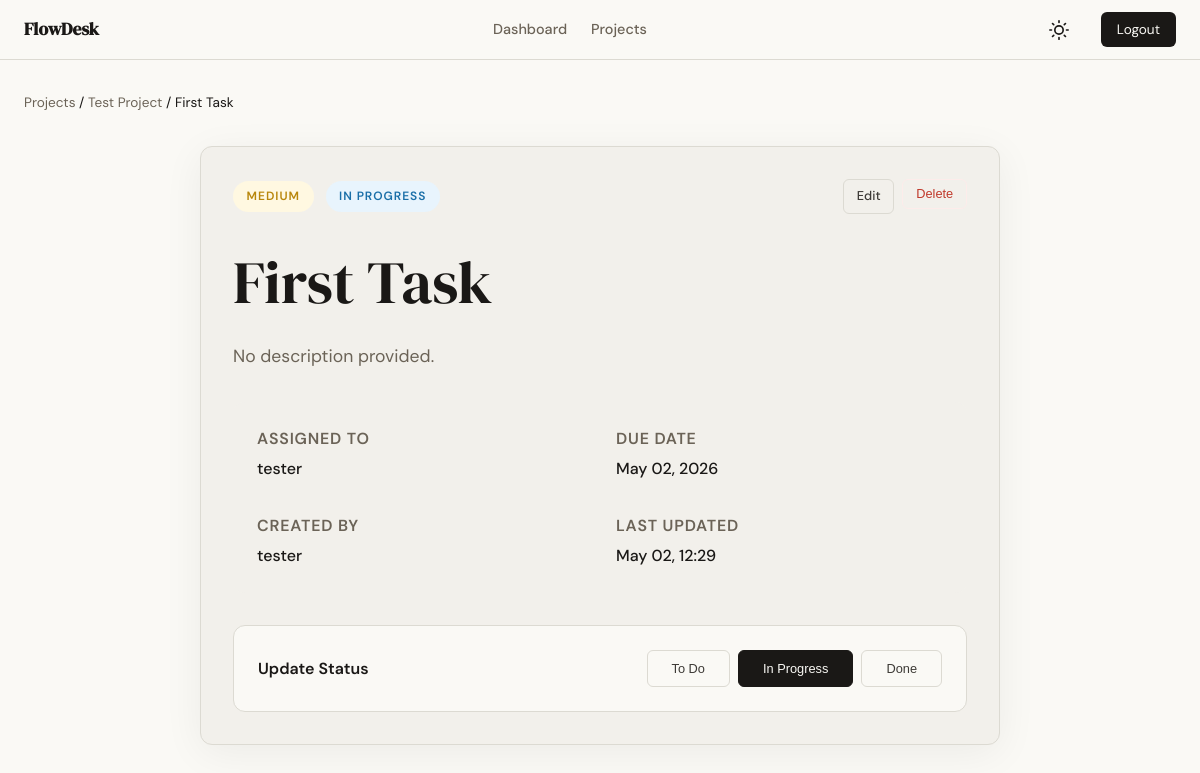
Page /tasks/1 (signed in) on the earlier database version.
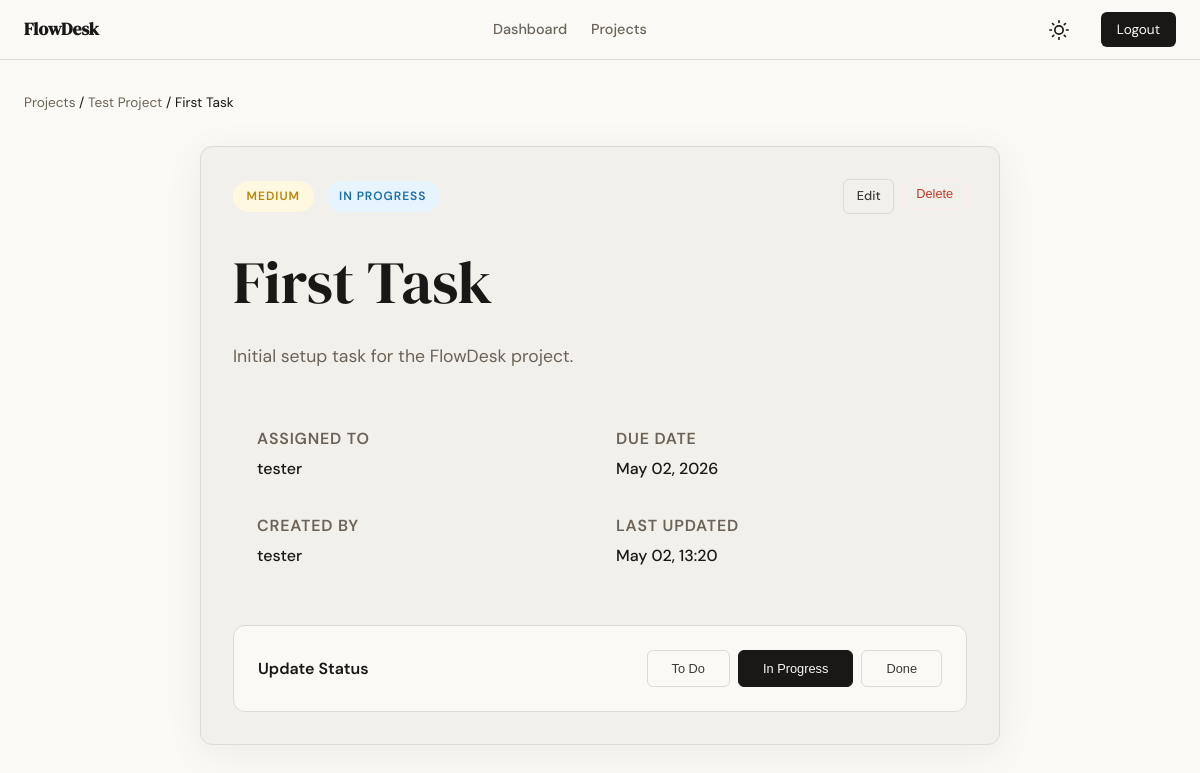
Same page on the later database version.
### app/models.py (models this page shows, shortened)
class Task(db.Model):
    id = db.Column(db.Integer, primary_key=True)
    title = db.Column(db.String(200), nullable=False)
    description = db.Column(db.Text)
    status = db.Column(db.Enum('todo', 'in_progress', 'done', name='task_status'), default='todo')
    priority = db.Column(db.Enum('low', 'medium', 'high', name='task_priority'), default='medium')
    due_date = db.Column(db.Date)
    created_at = db.Column(db.DateTime, default=lambda: datetime.now(timezone.utc))
    updated_at = db.Column(db.DateTime, default=lambda: datetime.now(timezone.utc), onupdate=lambda: datetime.now(timezone.utc))
    project_id = db.Column(db.Integer, db.ForeignKey('project.id'), nullable=False)
    created_by = db.Column(db.Integer, db.ForeignKey('user.id'), nullable=False)
    assigned_to = db.Column(db.Integer, db.ForeignKey('user.id'))

class User(db.Model, UserMixin):
    id = db.Column(db.Integer, primary_key=True)
    username = db.Column(db.String(80), unique=True, nullable=False)
    email = db.Column(db.String(120), unique=True, nullable=False)
    password_hash = db.Column(db.String(256), nullable=False)
    created_at = db.Column(db.DateTime, default=lambda: datetime.now(timezone.utc))
    owned_projects = db.relationship('Project', backref='owner', lazy=True)
    project_memberships = db.relationship('ProjectMember', backref='user', lazy=True)
    created_tasks = db.relationship('Task', foreign_keys='Task.created_by', backref='creator', lazy=True)
    assigned_tasks = db.relationship('Task', foreign_keys='Task.assigned_to', backref='assignee', lazy=True)

### app/tasks/routes.py (the view)
@tasks.route('/<int:id>')
@login_required
def detail(id):
    task = Task.query.get_or_404(id)
    role = get_project_role(task.project_id)
    if not role:
        abort(403)
    return render_template('tasks/detail.html', task=task, role=role)

### app/tasks/routes.py (called while the page is built)
def get_project_role(project_id):
    member = ProjectMember.query.filter_by(project_id=project_id, user_id=current_user.id).first()
    return member.role if member else None

### app/templates/tasks/detail.html (shortened to what the changed rows need)
{% extends "base.html" %}
{% block content %}
<header class="mb-4">
    <nav style="font-size: 0.85rem; margin-bottom: 0.5rem;">
        <a href="{{ url_for('projects.list_projects') }}" class="text-muted">Projects</a> /
        <a href="{{ url_for('projects.detail', id=task.project.id) }}" class="text-muted">{{ task.project.name }}</a> /
        {{ task.title }}
    </nav>
</header>
<div style="max-width: 800px; margin: 0 auto;">
    <div class="card card-shadow">
        <div class="flex-between mb-4">
            <div style="display: flex; gap: 0.75rem; align-items: center;">
                <span class="badge badge-{{ task.priority }}">{{ task.priority }}</span>
                <span class="badge badge-{{ task.status }}">{{ task.status|replace('_', ' ') }}</span>
            </div>
            {% if role == 'admin' or task.created_by == current_user.id %}
                <div style="display: flex; gap: 0.5rem;">
                </div>
            {% endif %}
        </div>
        <h1 style="margin-bottom: 1.5rem;">{{ task.title }}</h1>
        <p class="text-muted mb-4" style="font-size: 1.1rem; line-height: 1.6;">{{ task.description or 'No description provided.' }}</p>
        <div class="grid-2" style="display: grid; grid-template-columns: 1fr 1fr; gap: 2rem; padding: 1.5rem; background-color: var(--paper-warm); border-radius: var(--radius-md); margin-bottom: 2rem;">
            <div>
                <div class="text-muted small uppercase" style="letter-spacing: 0.05em; font-weight: 600; margin-bottom: 0.25rem;">Assigned To</div>
                <div style="font-weight: 500;">{{ task.assignee.username if task.assigned_to else 'Unassigned' }}</div>
            </div>
            <div>
                <div class="text-muted small uppercase" style="letter-spacing: 0.05em; font-weight: 600; margin-bottom: 0.25rem;">Due Date</div>
                <div style="font-weight: 500;">{{ task.due_date.strftime('%B %d, %Y') if task.due_date else 'No due date' }}</div>
            </div>
            <div>
            </div>
            <div>
                <div class="text-muted small uppercase" style="letter-spacing: 0.05em; font-weight: 600; margin-bottom: 0.25rem;">Last Updated</div>
                <div style="font-weight: 500;">{{ task.updated_at.strftime('%b %d, %H:%M') }}</div>
            </div>
        </div>
        <div class="flex-between" style="background: var(--paper); border: 1px solid var(--border); padding: 1.5rem; border-radius: var(--radius-md);">
            <div style="font-weight: 600;">Update Status</div>
            <div style="display: flex; gap: 0.5rem;">
            </div>
        </div>
    </div>
</div>
{% endblock %}

Differences in the rows shown:
changed Task "First Task": description "No description provided." → "Initial setup task for the FlowDesk project."; updated_at "May 02, 12:29" → "May 02, 13:20"
